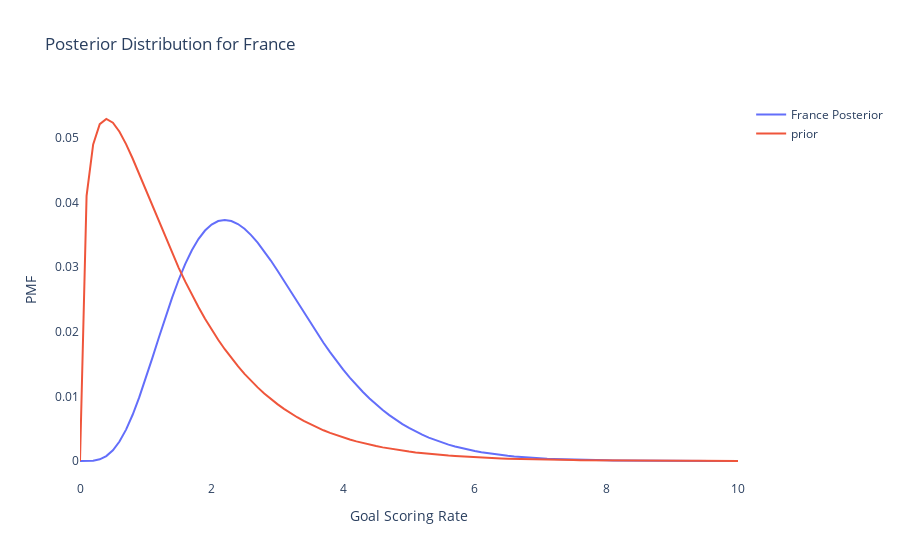

The notebook cell saved with this chart:
### Code cell
fig = go.Figure()

fig.add_trace(
    go.Line(
        x=france.index,
        y=france['posterior'],
        name='France Posterior'
    )
)

fig.add_trace(
    go.Line(
        x=prior.index,
        y=prior['probs'],
        name='prior'
    )
)


fig.update_layout(
    plot_bgcolor='rgba(0,0,0,0)',
    xaxis_title='Goal Scoring Rate',
    yaxis_title='PMF',
    title='Posterior Distribution for France'
)
